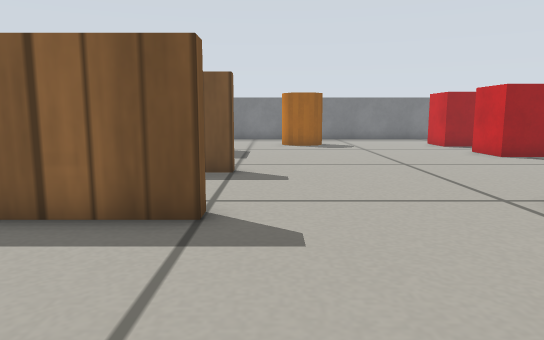
View 1 (above)

16 first-person views from a walk through a robot-simulator world made for Gazebo. The camera is 0.29 m above the floor, tilts 8° down and sees 70° across. The floor is counted in squares, 0.2 m on a side. Each view is taken from the middle of a square. On the plan, view 1 faces up. The plan holds only what a view shows up to about 16 squares ahead; the rest is blank. Gazebo's built-in surfaces are drawn with simple patterns.

View 2
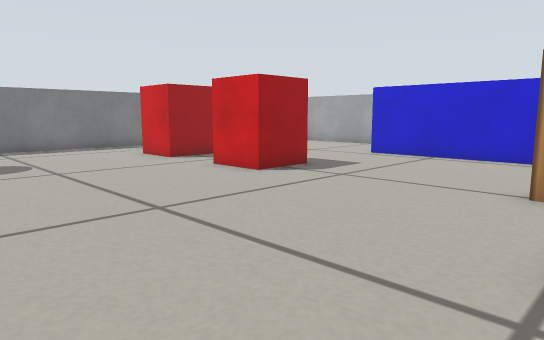

View 3
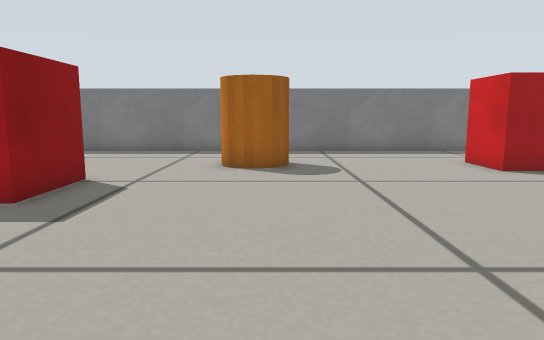

View 4
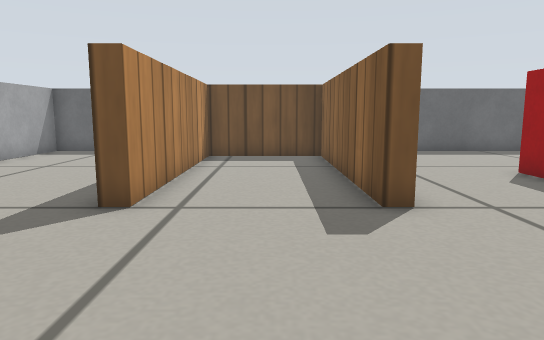

View 5
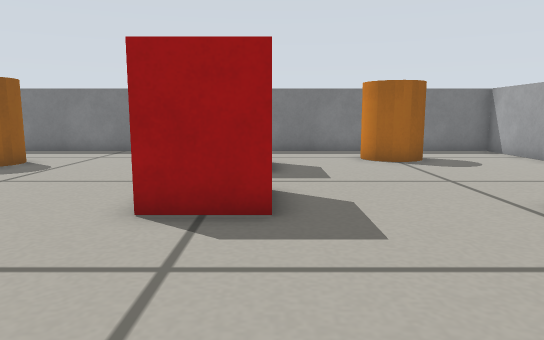

View 6
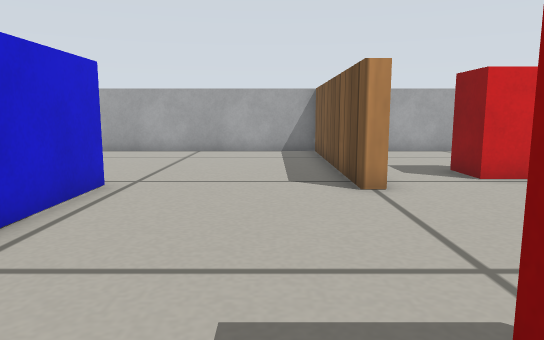

View 7
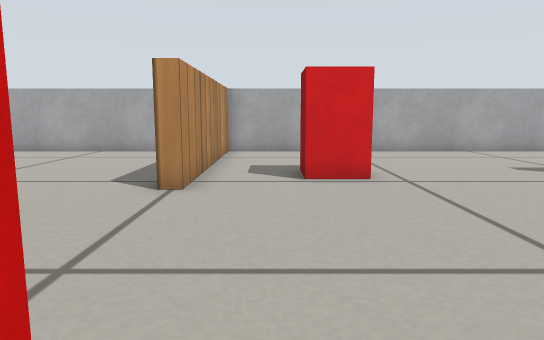

View 8
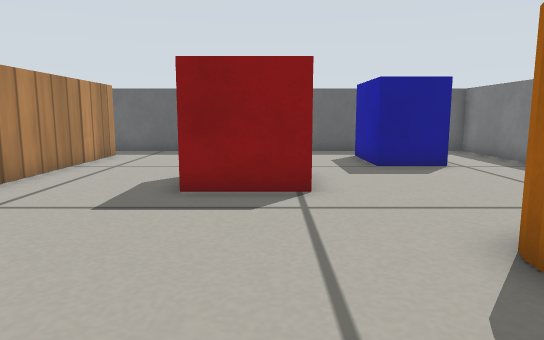

View 9
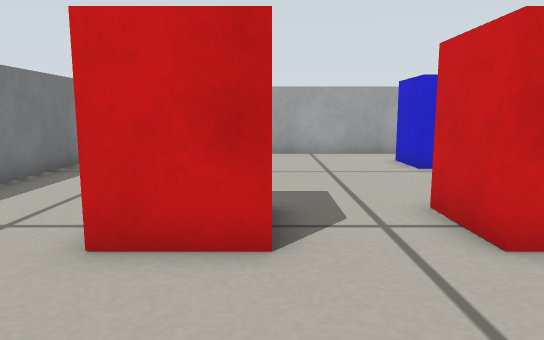

View 10
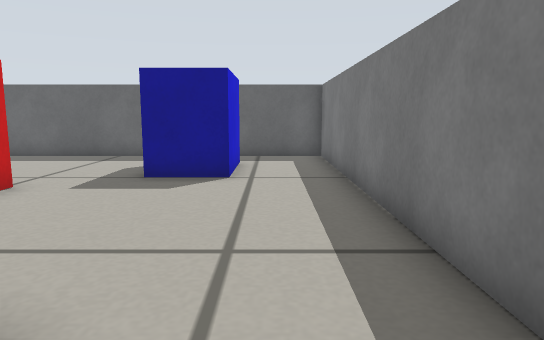

View 11
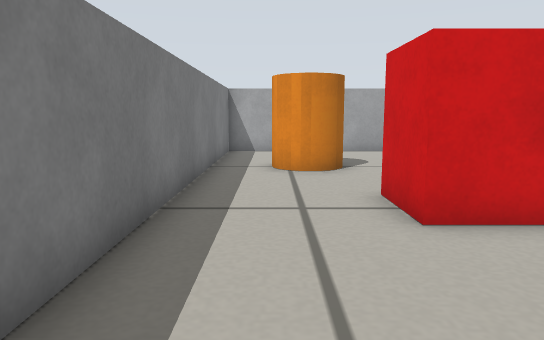

View 12
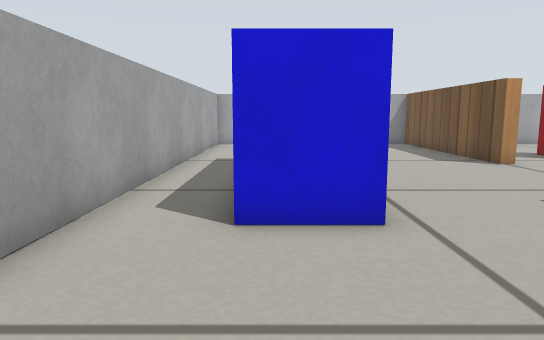

View 13
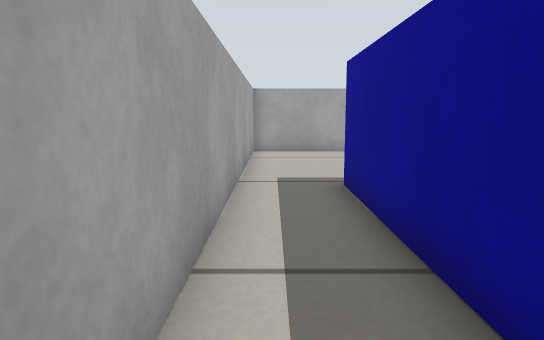

View 14
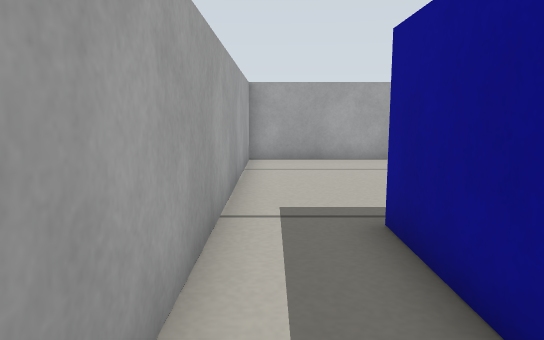

View 15
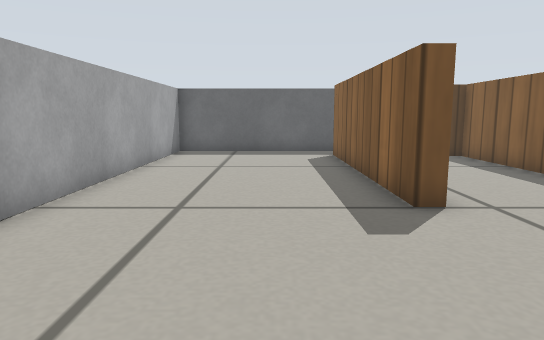

View 16
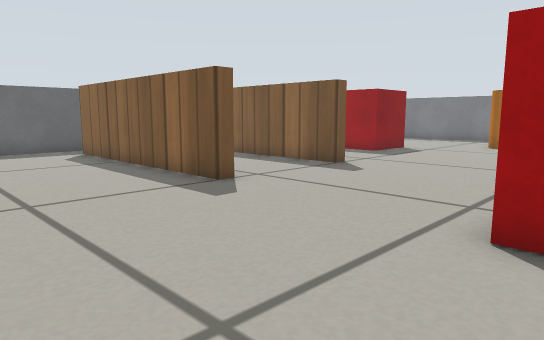

### Floor plan
Key: @ floor where view 1 was taken; # wall or solid block; . floor; G gate; B blue box; P pillar; R red box.
Columns run from 11 left of view 1 to 19 right of it. Each row starts with its distance up from view 1.
 24 ###############################
 23 #.............................#
 22 #........................P....#
 21 #.BBBB..................P P...#
 20 #    B......PP.....GGG...P....#
 19 #.BBBB......PP.....G  ........#
 18 #..................GGG........#
 17 #......RR.....................#
 16 #.....R  R....................#
 15 #.....R  R.........GGG........#
 14 #......RR..........GGG....BB..#
 13 #.........................BB..#
 12 #.........................BB..#
 11 #.........................BB..#
 10 #.#########...............BB..#
  9   #.......................BB..#
  8   #.......................BB..#
  7   #.................#.....BB..#
  6 # #########.....RR..#.........#
  5 #.#########.....RR..#.........#
  4 #...................#.........#
  3 #...................#.........#
  2 #...................#.........#
  1 #...................#.........#
  0 #..........@........#.........#
 -1 ###############################

Where each view was taken, in squares from view 1:
view 1: 0 up, 0 right, facing up
view 2: 6 up, 1 right, facing up-right
view 3: 8 up, 2 right, facing up
view 4: 8 up, 5 right, facing left
view 5: 8 up, 10 right, facing up
view 6: 15 up, 11 right, facing down
view 7: 15 up, 7 right, facing down
view 8: 16 up, 5 right, facing left
view 9: 18 up, 4 right, facing right
view 10: 22 up, 3 right, facing left
view 11: 22 up, 3 right, facing right
view 12: 19 up, 16 right, facing down
view 13: 15 up, 18 right, facing down
view 14: 12 up, 18 right, facing down
view 15: 3 up, 5 right, facing left
view 16: 0 up, 6 right, facing up-left
